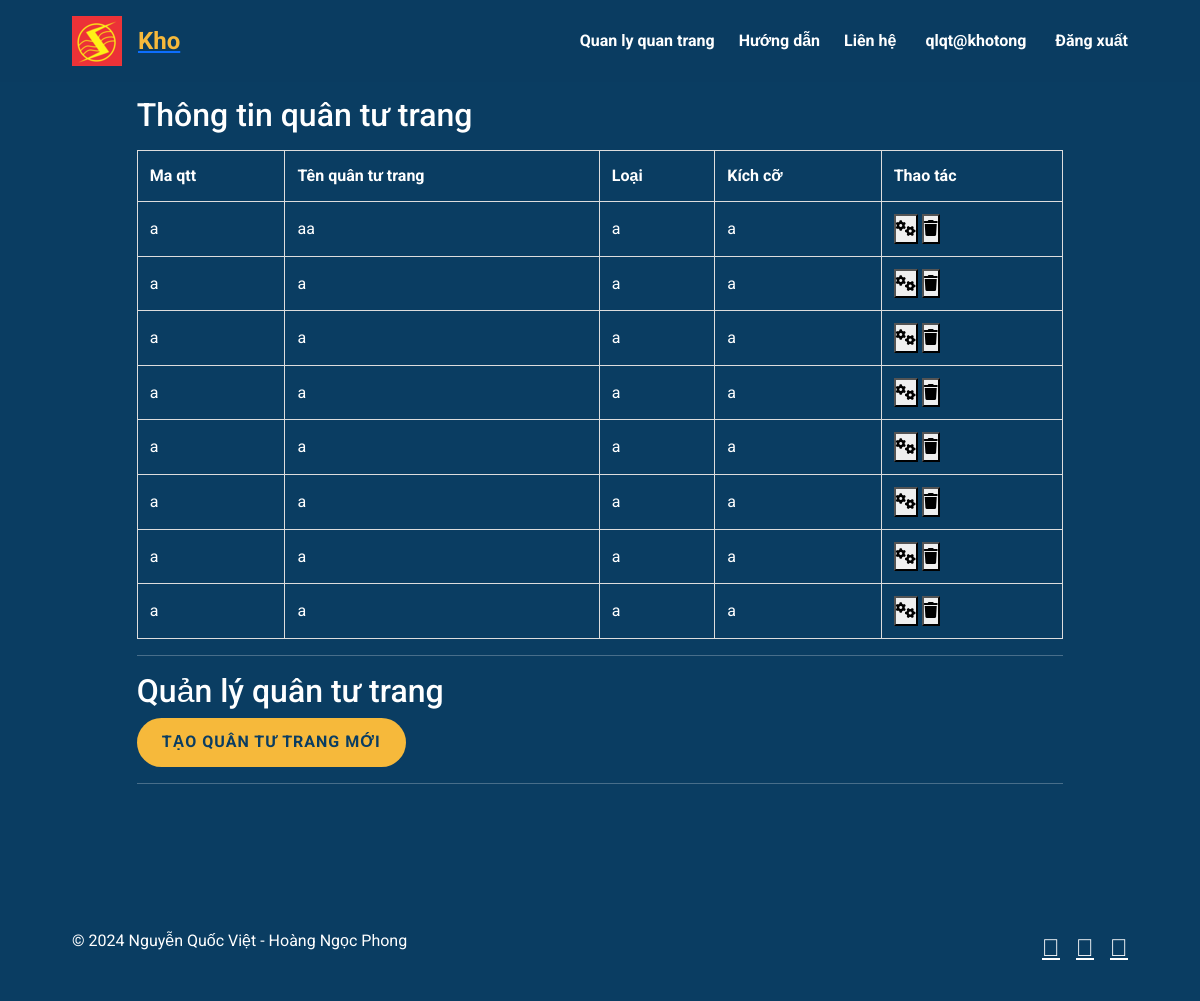
The app's page /manage_qtt/ (signed in) with its own data.
### appQLQT/models.py (models this page shows, shortened)
class DonVi(models.Model):
    ten_don_vi = models.CharField(max_length=100)
    cap_do = models.CharField(max_length=20, choices=DON_VI_CHOICES)
    quan_li = models.ForeignKey(settings.AUTH_USER_MODEL, on_delete=models.CASCADE)
    don_vi_cha = models.ForeignKey('self', null=True, blank=True, on_delete=models.SET_NULL, related_name='sub_units')
    dashboard_template = models.CharField(max_length=50, default='dashboard.html')
    code = models.CharField(max_length=50 , blank=True , null=True)

class QuanTuTrang(models.Model):
    ma_qtt = models.CharField(max_length=100,null=True , blank=True)
    ten_qtt = models.CharField(max_length=100)
    loai_qtt = models.CharField(max_length=50)
    kich_co = models.CharField(max_length=20, blank=True)

### appQLQT/views.py (the view, shortened to what this page needs)
# urls.py: path('manage_qtt/', views.manage_qtt, name='manage_qtt'),
def manage_qtt(request):
    qtt_list = QuanTuTrang.objects.all()
    user_profile = request.user.profile  # Đây là đối tượng UserProfile của người dùng
    don_vi = user_profile.don_vi
    return render(request, 'appstatic/manage_qtt.html', {
        'qtt_list': qtt_list,
        'don_vi': don_vi
        }
                  )

### appQLQT/templates/appstatic/manage_qtt.html (shortened to what this page needs)
{% extends "appstatic/base.html" %}
{% block content %}
<div class="container">
    <h2>Thông tin quân tư trang</h2>
    <table class="styled-table">
        <thead>
            <tr>
                <th>Ma qtt</th>
                <th>Tên quân tư trang</th>
                <th>Loại</th>
                <th>Kích cỡ</th>
                <th>Thao tác</th>
            </tr>
        </thead>
        <tbody>
            {% for item in qtt_list %}
    <tr>
        <td>{{ item.ma_qtt }}</td>
        <td>{{ item.ten_qtt }}</td>
        <td>{{ item.loai_qtt }}</td>
        <td>{{ item.kich_co }}</td>
        <td>
            <button type="button" data-bs-toggle="modal" data-bs-target="#updateQTTModal"
                    data-ma_qtt="{{ item.ma_qtt }}"
                    data-ten_qtt="{{ item.ten_qtt }}"
                    data-loai_qtt="{{ item.loai_qtt }}"
                    data-kich_co="{{ item.kich_co }}"
                    data-id="{{ item.id }}">
                    <i class="fas fa-cogs"></i>
            </button>
                <form method="POST" style="display:inline;" action="{% url 'manage_qtt' %}">
                    <button type="submit" name="delete_qtt"  onclick="return confirm('Bạn có chắc chắn muốn xóa quân tư trang này?')"><i class="fa fa-trash" aria-hidden="true"></i></button>
                </form>
        </td>
    </tr>
{% empty %}
    <tr>
        <td colspan="5">Không có quân tư trang nào</td>
    </tr>
{% endfor %}
        </tbody>
    </table>
    <hr>
    <h2>Quản lý quân tư trang</h2>
    <button type="button" class="btn" data-bs-toggle="modal" data-bs-target="#createQTTModal">
        Tạo quân tư trang mới
    </button>
    <hr>
</div>
{% endblock %}

### appQLQT/templates/appstatic/header.html (shortened to what this page needs)
{% load static %}
<header>
  <nav class="container">
    <a href="{% url 'D20' %}">
    <div class="logo-container">
        <img src="{% static 'image/logo.png' %}" alt="Logo" class="logo-image">
        <div class="logo">{{ don_vi.ten_don_vi }}</div>
      </div></a>
    <div class="nav-links">
        <a href="{% url 'manage_qtt' %}">Quan ly quan trang</a>
        <a href="#">Hướng dẫn</a>
        <a href="#">Liên hệ</a>
        {% if request.user.is_authenticated %}
        <a href="#" style="display: inline-flex; align-items: center;">
            {{ request.user.username }}
        </a>
        <a href="{% url 'logout' %}" style="display: inline-flex; align-items: center; color: var(--text-color);">
            Đăng xuất
        </a>
    {% else %}
        <a href="{% url 'login' %}" style="display: inline-flex; align-items: center; color: var(--text-color);">
            <i class="bi bi-box-arrow-in-right" style="margin-right: 5px;"></i>Đăng nhập
        </a>
    {% endif %}
    </div>
</nav>
</header>

### appQLQT/templates/appstatic/base.html (style rules this page uses)
:root { --primary-color: #0a3d62; --secondary-color: #3c6382; --accent-color: #f6b93b; --text-color: #ffffff; --background-color: #0a3d62; }
* { margin: 0; padding: 0; box-sizing: border-box; }
body { font-family: 'Roboto', sans-serif; background-color: var(--background-color); color: var(--text-color); line-height: 1.6; overflow-x: hidden; }
.container { width: 90%; max-width: 1200px; margin: 0 auto; }
header { background-color: rgba(10, 61, 98, 0.8); padding: 1rem 0; position: fixed; width: 100%; top: 0; z-index: 1000; transition: all 0.3s ease; }
nav { display: flex; justify-content: space-between; align-items: center; }
.logo-container { display: flex; align-items: center; gap: 1rem; }
.logo-image { width: 50px; height: 50px; object-fit: contain; }
.logo { font-size: 1.5rem; font-weight: bold; color: var(--accent-color); }
.nav-links { display: flex; gap: 1.5rem; }
.nav-links a { color: var(--text-color); text-decoration: none; font-weight: bold; transition: color 0.3s ease; position: relative; }
.nav-links a::after { content: ''; position: absolute; width: 0; height: 2px; bottom: -5px; left: 0; background-color: var(--accent-color); transition: width 0.3s ease; }
.btn { display: inline-block; background-color: var(--accent-color); color: var(--primary-color); padding: 0.7rem 1.5rem; border-radius: 50px; text-decoration: none; font-weight: bold; transition: all 0.3s ease; text-transform: uppercase; letter-spacing: 1px; }

### appQLQT/templates/appstatic/manage_qtt.html (style rules this page uses)
.styled-table { width: 100%; border-collapse: collapse; margin: 1rem 0; font-size: 1rem; text-align: left; }
.styled-table thead tr { background-color: #0a3d62; color: #ffffff; }
.styled-table th, .styled-table td { padding: 0.75rem; border: 1px solid #dddddd; }

### records on screen
DonVi: ten_don_vi "Kho"
QuanTuTrang: ma_qtt "a", ten_qtt "aa", loai_qtt "a", kich_co "a"
QuanTuTrang: ma_qtt "a", ten_qtt "a", loai_qtt "a", kich_co "a"
QuanTuTrang: ma_qtt "a", ten_qtt "a", loai_qtt "a", kich_co "a"
QuanTuTrang: ma_qtt "a", ten_qtt "a", loai_qtt "a", kich_co "a"
QuanTuTrang: ma_qtt "a", ten_qtt "a", loai_qtt "a", kich_co "a"
QuanTuTrang: ma_qtt "a", ten_qtt "a", loai_qtt "a", kich_co "a"
QuanTuTrang: ma_qtt "a", ten_qtt "a", loai_qtt "a", kich_co "a"
QuanTuTrang: ma_qtt "a", ten_qtt "a", loai_qtt "a", kich_co "a"

### other values on screen
{{ request.user.username }} "qlqt@khotong"
